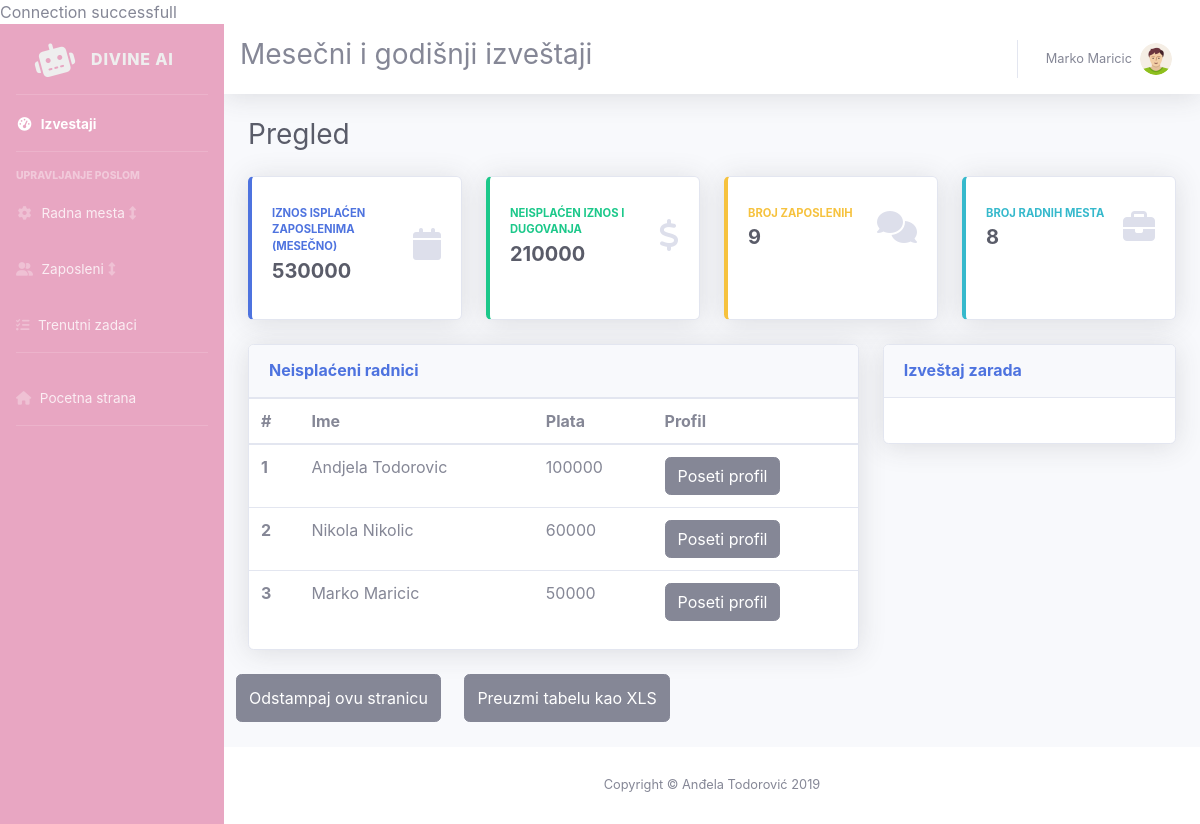
The app's page /GUI/admin/dash.php (signed in) with its own data.
### tables this page shows
CREATE TABLE `radnik` (
  `id_radnik` int(11) NOT NULL,
  `ime` varchar(20) NOT NULL,
  `prezime` varchar(45) NOT NULL,
  `email` varchar(45) NOT NULL,
  `lozinka` varchar(45) NOT NULL,
  `datum_rodjenja` date NOT NULL,
  `datum_zaposlenja` date NOT NULL,
  `telefon` int(11) NOT NULL,
  `slika` varchar(120) DEFAULT NULL,
  `plata` int(7) NOT NULL,
  `id_rola` int(11) NOT NULL,
  `radno_mesto` int(11) NOT NULL,
  `id_plata` int(11) NOT NULL,
  `poslednja_plata` date NOT NULL,
  `sledeca_plata` date NOT NULL
);

### BL/Profile.php (called while the page is built, shortened)
<?php
class Profile
{
	private $conn;
	private $table = "radnik";
	public $id_radnik;
	public function __construct($db)
	{
		$this->conn = $db;
	}
	public function readProfile()
	{
		$query = "SELECT r.ime,r.prezime,r.telefon,r.email,r.lozinka,r.datum_rodjenja,r.datum_zaposlenja,r.slika,r.plata,r.poslednja_plata,r.sledeca_plata,r.id_plata,
		m.naziv,p.status
		FROM ((" . $this->table . " r LEFT JOIN radno_mesto m ON r.radno_mesto = m.id_radno_mesto)
		LEFT JOIN plata_status p ON r.id_plata = p.id_plata)
		WHERE r.id_radnik = ?
		LIMIT 0,1";
		$stmt = $this->conn->prepare($query);
		$stmt->bindParam(1, $this->id_radnik);
		$stmt->execute();
		$row = $stmt->fetch(PDO::FETCH_ASSOC);
		$this->ime = $row['ime'];
		$this->prezime = $row['prezime'];
		$this->slika = $row['slika'];
	}
	public function employees()
	{
		$query = "SELECT count(id_radnik) as Zaposlenih FROM " . $this->table;
		$stmt = $this->conn->prepare($query);
		$stmt->execute();
		$row = $stmt->fetch(PDO::FETCH_ASSOC);
		$zaposlenih = $row['Zaposlenih'];
		return $zaposlenih;
	}
	public function sumPaidWorkers()
	{
		$query = "SELECT sum(plata) as Ukupno FROM " . $this->table . "
		WHERE id_plata = 1";
		$stmt = $this->conn->prepare($query);
		$stmt->execute();
		$row = $stmt->fetch(PDO::FETCH_ASSOC);
		$ukupno = $row['Ukupno'];
		return $ukupno;
	}
	public function sumUnpaidWorkers()
	{
		$query = "SELECT sum(plata) as Ukupno FROM " . $this->table . "
		WHERE id_plata = 2";
		$stmt = $this->conn->prepare($query);
		$stmt->execute();
		$row = $stmt->fetch(PDO::FETCH_ASSOC);
		$ukupno = $row['Ukupno'];
		return $ukupno;
	}
	public function unpaidTable()
	{
		$query = "SELECT ime,prezime,plata,id_radnik,id_plata FROM " . $this->table . "
		WHERE id_plata = ?
		ORDER BY plata	DESC";
		$stmt = $this->conn->prepare($query);
		$stmt->bindValue(1,self::UNPAID);
		$stmt->execute();
		return $stmt;
	}
}

### BL/WorkPlace.php (called while the page is built, shortened)
<?php
class WorkPlace
{
private $conn;
private $table = 'radno_mesto';
public function __construct($db) {
	$this->conn = $db;
}
public function sumWork() {
	$query = "SELECT count(id_radno_mesto) as Mesta FROM " . $this->table;
	$stmt = $this->conn->prepare($query);
	$stmt->execute();
	return $stmt;
}
}

### GUI/admin/dash.php (the view, shortened to what this page needs)
<?php
include_once '../../DAL/Database.php';
include_once '../../BL/Profile.php';
include_once '../../BL/WorkPlace.php';
$database = new Database();
$db = $database->getConnection();
$work = new WorkPlace($db);
$profile = new Profile($db);
$profile->id_radnik = $_SESSION['user'];
$profile->readProfile();
$stmtwork = $work->sumWork();
$row = $stmtwork->fetch(PDO::FETCH_ASSOC);
 ?>
<!DOCTYPE html>
<html lang="en">
<head>
    <link rel="stylesheet" href="https://stackpath.bootstrapcdn.com/bootstrap/4.3.1/css/bootstrap.min.css">
    <link rel="stylesheet" href="../css/dash-bs.css">
    <link rel="stylesheet" href="../css/admin.css">
    <link rel="stylesheet" href="../css/color.css">
</head>
<body id="page-top">
  <div id="wrapper">
   <?php include_once '../../INCLUDES/sidebar.php'; ?>
    <div id="content-wrapper" class="d-flex flex-column">
      <div id="content">
        <nav class="navbar navbar-expand navbar-light bg-white topbar mb-4 static-top shadow">
        <h3>Mesečni i godišnji izveštaji </h3>
          <ul class="navbar-nav ml-auto">
            <li class="nav-item dropdown no-arrow">
              <a class="nav-link dropdown-toggle" href="#" id="userDropdown" role="button" data-toggle="dropdown" aria-haspopup="true" aria-expanded="false">
                <span class="mr-2 d-none d-lg-inline text-gray-600 small"><?php echo $profile->ime . " " . $profile->prezime ?></span>
                <img class="img-profile rounded-circle" src="<?php echo $profile->slika ?>">
              </a>
            </li>
          </ul>
        </nav>
        <div class="container-fluid">
          <div class="d-sm-flex align-items-center justify-content-between mb-4">
            <h1 class="h3 mb-0 text-gray-800">Pregled</h1>
          </div>
          <div class="row">
            <div class="col-xl-3 col-md-6 mb-4">
              <div class="card border-left-primary shadow h-100 py-2">
                <div class="card-body">
                  <div class="row no-gutters align-items-center">
                    <div class="col mr-2">
                      <div class="text-xs font-weight-bold text-primary text-uppercase mb-1">Iznos isplaćen zaposlenima (Mesečno)</div>
                      <div class="h5 mb-0 font-weight-bold text-gray-800"><?php
                      echo $profile->sumPaidWorkers();
                       ?></div>
                    </div>
                    <div class="col-auto">
                      <i class="fas fa-calendar fa-2x text-gray-300"></i>
                    </div>
                  </div>
                </div>
              </div>
            </div>
            <div class="col-xl-3 col-md-6 mb-4">
              <div class="card border-left-success shadow h-100 py-2">
                <div class="card-body">
                  <div class="row no-gutters align-items-center">
                    <div class="col mr-2">
                      <div class="text-xs font-weight-bold text-success text-uppercase mb-1">Neisplaćen iznos i dugovanja </div>
                      <div class="h5 mb-0 font-weight-bold text-gray-800"><?php
                      echo $profile->sumUnpaidWorkers();
                       ?></div>
                    </div>
                    <div class="col-auto">
                      <i class="fas fa-dollar-sign fa-2x text-gray-300"></i>
                    </div>
                  </div>
                </div>
              </div>
            </div>
            <div class="col-xl-3 col-md-6 mb-4">
              <div class="card border-left-warning shadow h-100 py-2">
                <div class="card-body">
                  <div class="row no-gutters align-items-center">
                    <div class="col mr-2">
                      <div class="text-xs font-weight-bold text-warning text-uppercase mb-1">Broj zaposlenih</div>
                      <div class="h5 mb-0 font-weight-bold text-gray-800">
                        <?php echo $profile->employees(); ?>
                      </div>
                    </div>
                    <div class="col-auto">
                      <i class="fas fa-comments fa-2x text-gray-300"></i>
                    </div>
                  </div>
                </div>
              </div>
            </div>
            <div class="col-xl-3 col-md-6 mb-4">
              <div class="card border-left-info shadow h-100 py-2">
                <div class="card-body">
                  <div class="row no-gutters align-items-center">
                    <div class="col mr-2">
                      <div class="text-xs font-weight-bold text-info text-uppercase mb-1">Broj radnih mesta </div>
                      <div class="h5 mb-0 font-weight-bold text-gray-800"><?php
                  echo $row['Mesta'];
                       ?></div>
                    </div>
                    <div class="col-auto">
                      <i class="fas fa-briefcase fa-2x text-gray-300"></i>
                    </div>
                  </div>
                </div>
              </div>
              </div>
          </div>
          <div class="row">
            <div class="col-xl-8 col-lg-7">
              <div class="card shadow mb-4">
                <div class="card-header py-3 d-flex flex-row align-items-center justify-content-between">
                  <h6 class="m-0 font-weight-bold text-primary">Neisplaćeni radnici</h6>
                </div>
               <table class="table table-hover" id="table">
  <thead>
    <tr>
      <th scope="col">#</th>
      <th scope="col">Ime</th>
      <th scope="col">Plata</th>
      <th scope="col">Profil</th>
    </tr>
  </thead>
  <tbody>
    <?php
    $i = 0;
      $stmt = $profile->unpaidTable();
      while ($row = $stmt->fetch(PDO::FETCH_ASSOC)) {
    $i++;
      ?>
    <tr>
      <th scope="row"><?php echo $i; ?></th>
      <td><?php echo $row['ime'] . " " . $row['prezime'] ?></td>
      <td><?php echo $row['plata'] ?></td>
      <td><button class="btn btn-secondary"><a class="text-white" href="../user/profile.php?id_radnik=<?php echo $row['id_radnik'] ?>">Poseti profil</a></button> </td>
    </tr>
    <?php } ?>
  </tbody>
</table>
              </div>
            </div>
            <div class="col-xl-4 col-lg-5">
              <div class="card shadow mb-4">
                <div class="card-header py-3 d-flex flex-row align-items-center justify-content-between">
                  <h6 class="m-0 font-weight-bold text-primary">Izveštaj zarada</h6>
                </div>
                <div class="card-body">
                </div>
              </div>
            </div>
          </div>
                <div class = "row">
                    <button class="btn btn-secondary" onclick="printPage()">  Odstampaj ovu stranicu</button>
     <br> ⠀⠀ </br>
            <button class="btn btn-secondary" onclick="exportTableToExcel('table')"> Preuzmi tabelu kao XLS</button>
    </div>
        </div>
      </div>
      <footer class="sticky-footer bg-white">
        <div class="container my-auto">
          <div class="copyright text-center my-auto">
            <span>Copyright &copy; Anđela Todorović 2019</span>
          </div>
        </div>
      </footer>
    </div>
  </div>
</body>
</html>

### records on screen
radnik: ime "Marko", prezime "Maricic", slika (picture), plata "50000"
radnik: ime "Andjela", prezime "Todorovic", plata "100000"
radnik: ime "Nikola", prezime "Nikolic", plata "60000"

### other values on screen
$profile->sumPaidWorkers() "530000"
$profile->sumUnpaidWorkers() "210000"
$profile->employees() "9"
$row['Mesta'] "8"
